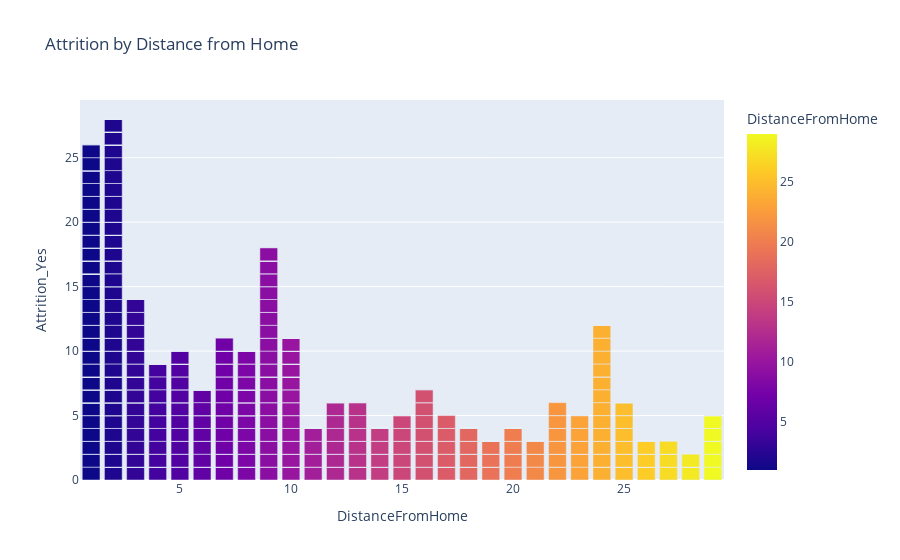

Source (notebook cell):
### Code cell
fig = px.bar(df_joined, x= 'DistanceFromHome', y= 'Attrition_Yes', color= 'DistanceFromHome', 
             title="Attrition by Distance from Home")
fig.show()

### Figure 1 — Plotly figure (JSON) as saved in the notebook; plotly's stock layout.template omitted (floating-point values rounded to 4 significant figures; data arrays with more than 128 entries replaced by an {"elided": "..."} marker saying what was removed)
{"data": [{"alignmentgroup": "True", "hoverlabel": {"namelength": 0}, "hovertemplate": "DistanceFromHome=%{marker.color}<br>Attrition_Yes=%{y}", "legendgroup": "", "marker": {"color": {"elided": "1470 int values"}, "coloraxis": "coloraxis"}, "name": "", "offsetgroup": "", "orientation": "v", "showlegend": false, "textposition": "auto", "type": "bar", "x": {"elided": "1470 int values"}, "xaxis": "x", "y": {"elided": "1470 int values"}, "yaxis": "y"}], "layout": {"barmode": "relative", "coloraxis": {"colorbar": {"title": {"text": "DistanceFromHome"}}, "colorscale": [[0, "#0d0887"], [0.1111, "#46039f"], [0.2222, "#7201a8"], [0.3333, "#9c179e"], [0.4444, "#bd3786"], [0.5556, "#d8576b"], [0.6667, "#ed7953"], [0.7778, "#fb9f3a"], [0.8889, "#fdca26"], [1, "#f0f921"]]}, "legend": {"tracegroupgap": 0}, "title": {"text": "Attrition by Distance from Home"}, "xaxis": {"anchor": "y", "domain": [0, 1], "title": {"text": "DistanceFromHome"}}, "yaxis": {"anchor": "x", "domain": [0, 1], "title": {"text": "Attrition_Yes"}}}}
